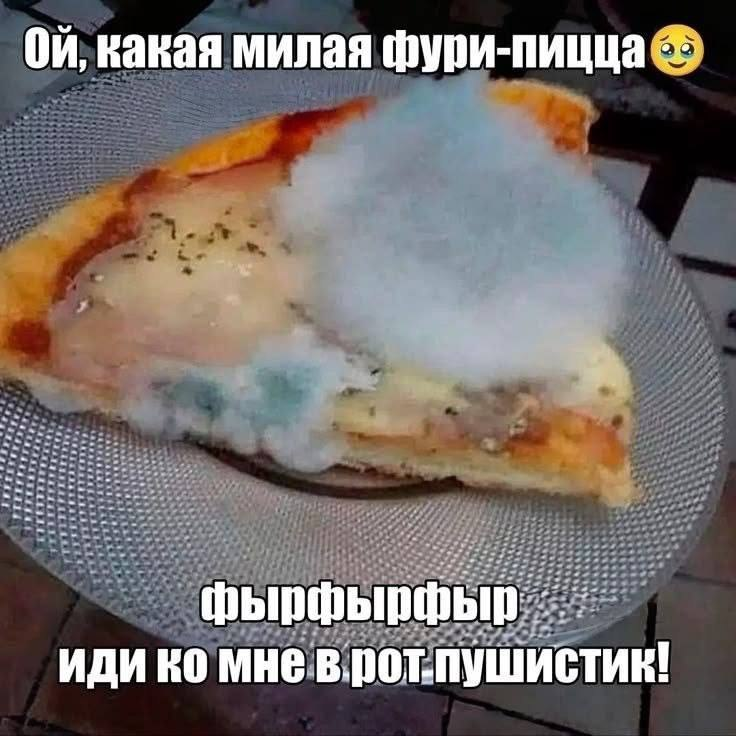
#> input picture ML/photo.jpg, 736 x 736 px
$ python sepia.py
#> lines starting #> are read from the running program, lines starting #| are printed output that depends on the picture
import cv2
import numpy as np
import matplotlib.pyplot as plt

img_bgr = cv2.imread("photo.jpg")
#> img_bgr is the input picture: shape (736, 736, 3); mean B, G, R 107.4, 110.6, 118.8

if img_bgr is None:
    print("Не удалось загрузить изображение")
else:
    print(img_bgr.shape)
#| (736, 736, 3)

img_rgb = cv2.cvtColor(img_bgr, cv2.COLOR_BGR2RGB)

plt.figure(figsize=(5, 5))
plt.imshow(img_rgb)
plt.title('Оригинал')
plt.axis('off')
plt.show()

def sepia_manual(img):
    result = np.zeros_like(img, dtype=np.float32)
    h, w = img.shape[:2]
#> h = 736; w = 736
    for y in range(h):
        for x in range(w):
            r = float(img[y, x, 0])
            g = float(img[y, x, 1])
            b = float(img[y, x, 2])

            r_new = 0.393 * r + 0.769 * g + 0.189 * b
            g_new = 0.349 * r + 0.686 * g + 0.168 * b
            b_new = 0.272 * r + 0.534 * g + 0.131 * b

            result[y, x, 0] = min(255, r_new)
            result[y, x, 1] = min(255, g_new)
            result[y, x, 2] = min(255, b_new)
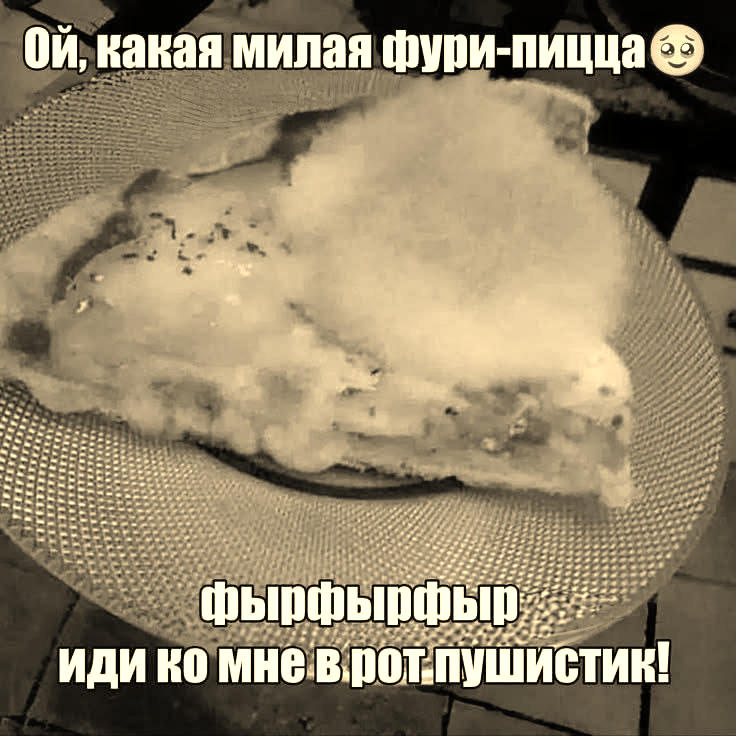
#> result: shape (736, 736, 3) float32; mean R, G, B 146.8, 132.6, 105.4
    return result.astype(np.uint8)
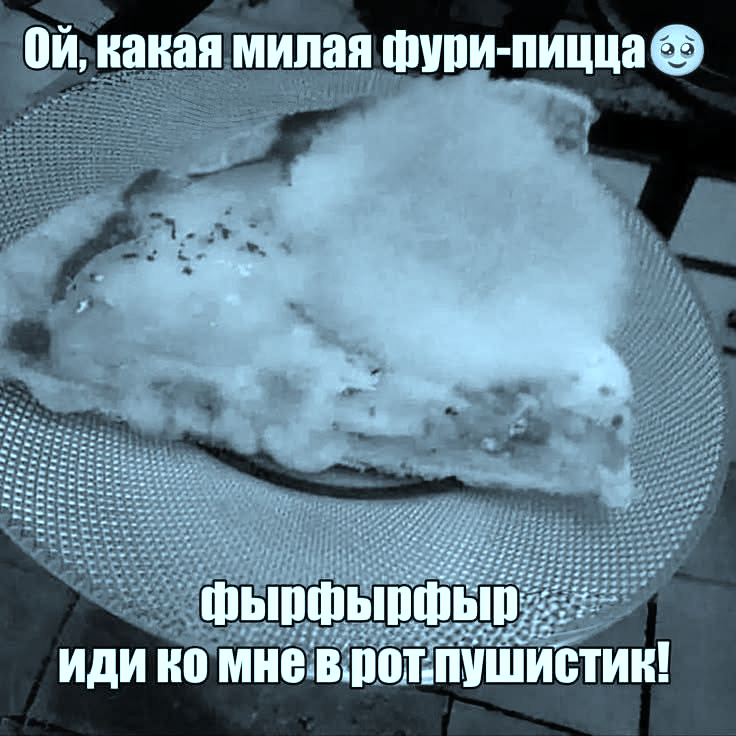
#> returned value: shape (736, 736, 3); mean of channels 0, 1, 2 146.3, 132.1, 104.9; drawn as B, G, R

img_manual = sepia_manual(img_rgb)

sepia_matrix = np.array([[0.393, 0.769, 0.189],
                         [0.349, 0.686, 0.168],
                         [0.272, 0.534, 0.131]], dtype=np.float32)

img_lib = cv2.transform(img_rgb, sepia_matrix)

plt.figure(figsize=(13, 5))

plt.subplot(1, 3, 1)
plt.imshow(img_rgb)
plt.title('Оригинал')
plt.axis('off')

plt.subplot(1, 3, 2)
plt.imshow(img_manual)
plt.title('Не оригинал')
plt.axis('off')

plt.subplot(1, 3, 3)
plt.imshow(img_lib)
plt.title('Не оригинал, но по ГОСТу(почти)')
plt.axis('off')

plt.show()
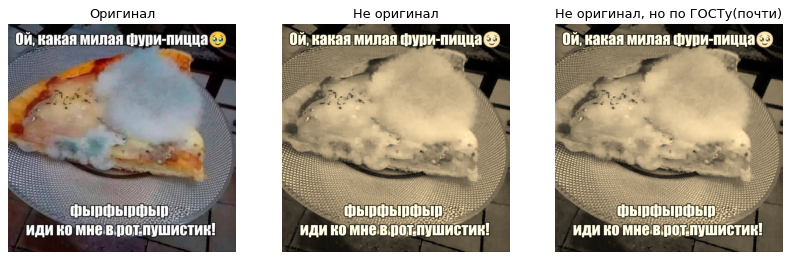
#> figure drawn by matplotlib, 3 panels
